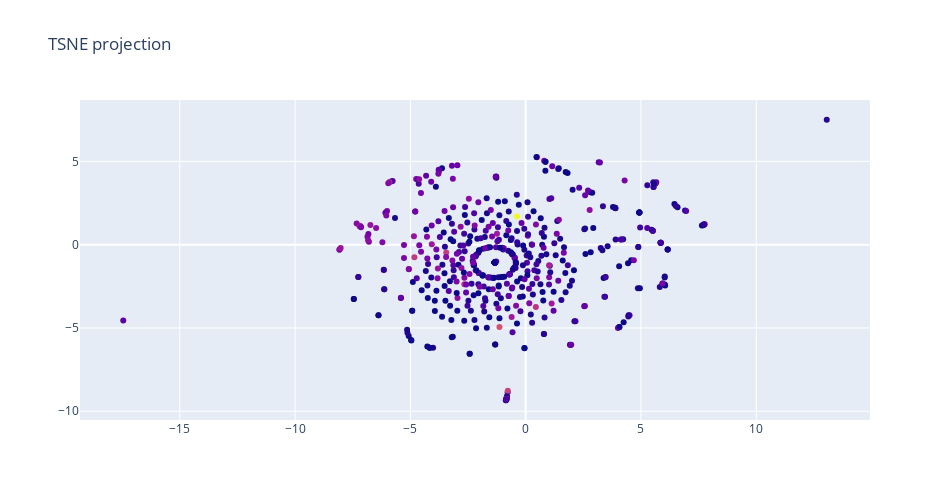

Write notebook code for a chart like this one.
### Code cell
%%time

tsne = TSNE(random_state=42)

X_tsne = tsne.fit_transform(tf_idf_text.toarray())

plot_reduce_viz(x = X_tsne[:, 0], 
                y = X_tsne[:, 1], 
                color_marker = df_post['like'], 
                text=df_post['text'],
                title = 'TSNE projection'
               )

### Figure 1 — Plotly figure (JSON) as saved in the notebook; plotly's stock layout.template omitted (floating-point values rounded to 4 significant figures; data arrays with more than 128 entries replaced by an {"elided": "..."} marker saying what was removed)
{"data": [{"marker": {"color": {"elided": "532 int values"}}, "mode": "markers", "text": {"elided": "532 str values"}, "type": "scatter", "x": {"elided": "532 float values"}, "y": {"elided": "532 float values"}}], "layout": {"height": 500, "title": {"text": "TSNE projection"}, "width": 950}}
